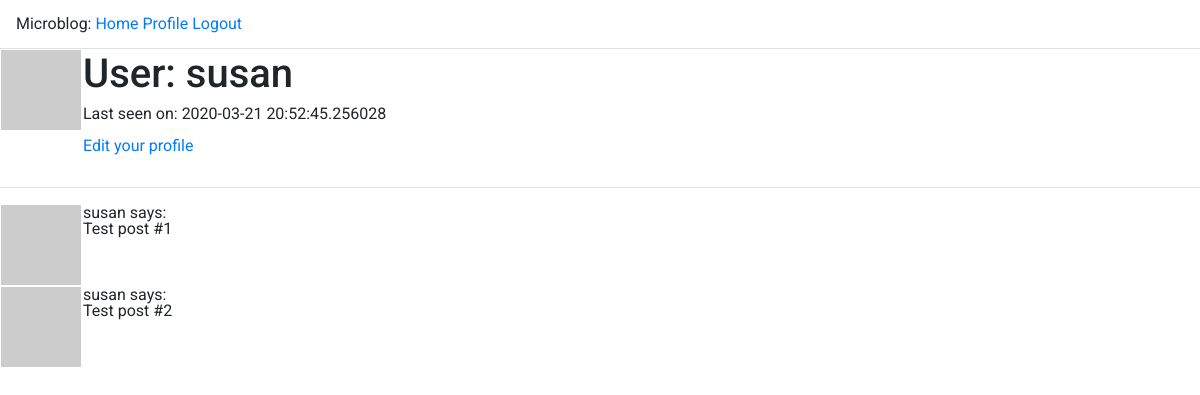
Before: /user/susan (signed in) with the older database file.
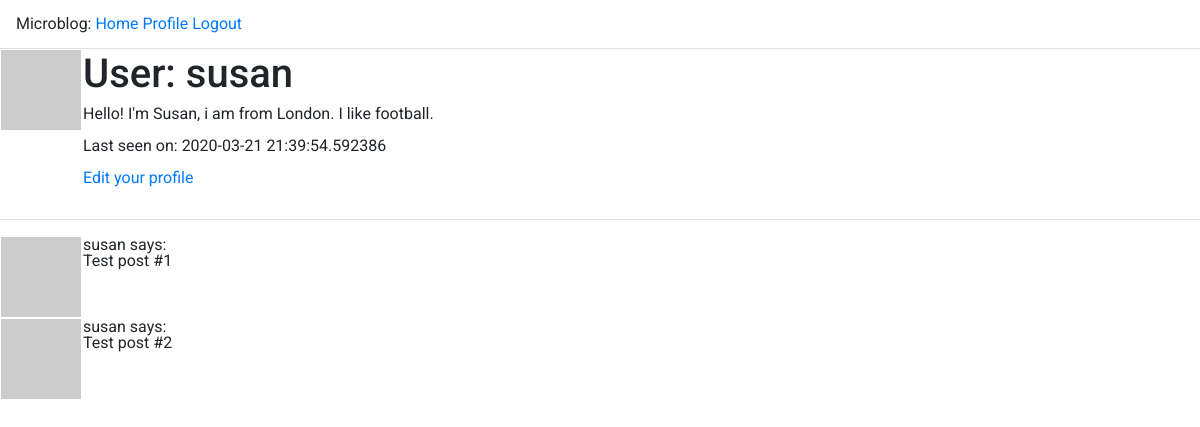
After: the same page with the newer database file.
### app/models.py (models this page shows, shortened)
class User(UserMixin, db.Model):
    id            = db.Column(db.Integer, primary_key=True)
    username      = db.Column(db.String(64), index=True, unique=True)
    email         = db.Column(db.String(120), index=True, unique=True)
    password_hash = db.Column(db.String(128))
    posts         = db.relationship('Post', backref='author', lazy='dynamic')
    about_me      = db.Column(db.String(140))
    last_seen     = db.Column(db.DateTime, default=datetime.utcnow)
    def avatar(self, size):
        digest = md5(self.email.lower().encode('utf-8')).hexdigest()
        return 'https://www.gravatar.com/avatar/{}?d=identicon&s={}'.format(
            digest, size)

### app/routes.py (the view)
@app_inst.route('/user/<username>')
@login_required
def user(username):
    user = User.query.filter_by(username=username).first_or_404()
    posts = [
        {'author': user, 'body': 'Test post #1'},
        {'author': user, 'body': 'Test post #2'}
    ]
    return render_template('user.html', user=user, posts=posts)

### app/models.py (called while the page is built)
@login.user_loader
def load_user(id):
    return User.query.get(int(id))

### app/routes.py (called while the page is built)
@app_inst.before_request
def before_request():
    if current_user.is_authenticated:
        current_user.last_seen = datetime.utcnow()
        db.session.commit()

### app/templates/user.html
{% extends "base.html" %}
{% block content %}
    <table>
        <tr valign="top">
            <td><img src="{{ user.avatar(128) }}"></td>
            <td>
                <h1>User: {{ user.username }}</h1>
                {% if user.about_me %}<p>{{ user.about_me }}</p>{% endif %}
                {% if user.last_seen %}<p>Last seen on: {{ user.last_seen }}</p>{% endif %}
                {% if user == current_user %}
                    <p><a href="{{ url_for('edit_profile') }}">Edit your profile</a></p>
                {% endif %}
            </td>
        </tr>
    </table>
    <hr>
    {% for post in posts %}
        {% include '_post.html' %}
    {% endfor %}
{% endblock %}

### app/templates/base.html (shortened to what this page needs)
<!DOCTYPE html>
<html lang="en">
    <head>
        <link rel="stylesheet" href="https://stackpath.bootstrapcdn.com/bootstrap/4.3.1/css/bootstrap.min.css">
        <link rel="stylesheet" href="../static/css/theme.css">
    </head>
    <body>
        <div class="p-3 border-bottom">
          Microblog:
          <a href="{{ url_for('index') }}">Home</a>
          {% if current_user.is_anonymous %}
          <a href="{{ url_for('login') }}">Login</a>
          <a href="{{ url_for('register') }}">Register</a>
          {% else %}
          <a href="{{ url_for('user', username=current_user.username) }}">Profile</a>
          <a href="{{ url_for('logout') }}">Logout</a>
          {% endif %}
        </div>
        {% block content %}{% endblock %}
    </body>
</html>

### app/templates/_post.html
<table>
    <tr valign="top">
        <td><img src="{{ post.author.avatar(36) }}"></td>
        <td>{{ post.author.username }} says:<br>{{ post.body }}</td>
    </tr>
</table>

### app/static/css/theme.css (style rules this page uses)
* { outline: 0; -webkit-font-smoothing: antialiased; -moz-osx-font-smoothing: grayscale; text-rendering: optimizeLegibility; }
html, body { height: 100%; width: 100%; font-family: 'Roboto', sans-serif; font-size: 16px; font-weight: 400; line-height: 1; }

Changed rows visible on the page:
changed User "susan": about_me (not shown) → "Hello! I'm Susan, i am from London. I like football."; last_seen "2020-03-21 20:52:45.256028" → "2020-03-21 21:39:54.592386"
